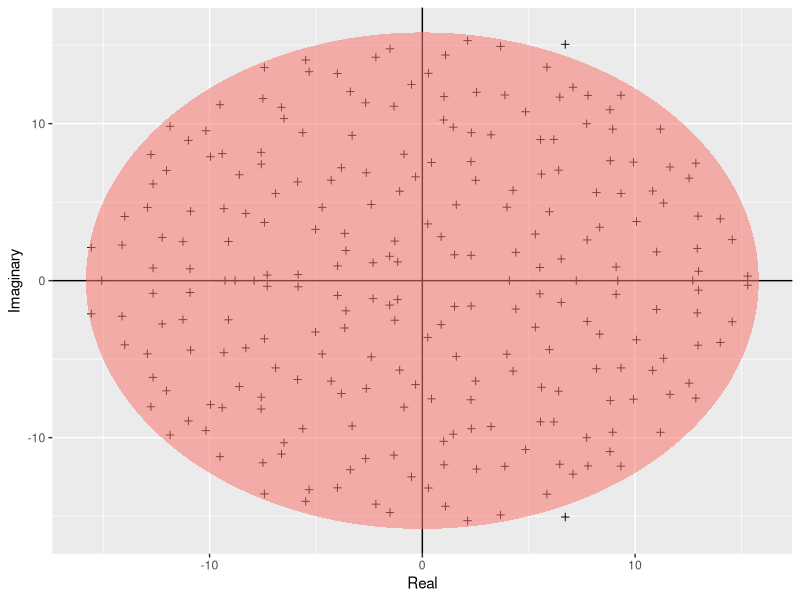

The R script that drew this image: (Note: this script raises an error after producing the figure.)
rm(list = ls())

#AUTHOR: Sarah Dobson
#DATE: 5th November 2021
#DESCRIPTION: This script creates a dataframe and combines the commands for plotting the results of a simulation displaying Girko's Circular Law:
# that the eigenvalues of a matrix of size are approximately contained in a 
#circle in the complex plane with radius. The resulting plot is saved as a pdf file and move to results.

#FUNCTIONS:
#build_ellispe - calaculates the ellispe(the predicted bounds of the eigenvalues)

#ARGUMENTS:
#hradius - lenght of the horizontal radius
#vradius - length of the vertical radius 



require(ggplot2)

###### Calculate the ellipse ####

build_ellipse <- function(hradius, vradius){ # function that returns an ellipse
  npoints = 250
  a <- seq(0, 2 * pi, length = npoints + 1)
  x <- hradius * cos(a)
  y <- vradius * sin(a)  
  return(data.frame(x = x, y = y))
}

########Building a dataframe to plot the ellispe##################

N <- 250 # Assign size of the matrix

M <- matrix(rnorm(N * N), N, N) # Build the matrix

eigvals <- eigen(M)$values # Find the eigenvalues

eigDF <- data.frame("Real" = Re(eigvals), "Imaginary" = Im(eigvals)) # Build a dataframe

my_radius <- sqrt(N) # The radius of the circle is sqrt(N)

ellDF <- build_ellipse(my_radius, my_radius) # Dataframe to plot the ellipse

names(ellDF) <- c("Real", "Imaginary") # rename the columns


#######Plotting the Diagram######## 

# plot the eigenvalues
p <- ggplot(eigDF, aes(x = Real, y = Imaginary))+
  geom_point(shape = I(3)) +
  theme(legend.position = "none") +
 geom_hline(aes(yintercept = 0)) + geom_vline(aes(xintercept = 0)) + # now add the vertical and horizontal lines
 geom_polygon(data = ellDF, aes(x = Real, y = Imaginary, alpha = 1/20, fill = "red"))# finally, add the ellipse


p

#######save plot as a pdf file and move to results###############
pdf("../results/Girko.pdf", 11.7, 8.3)
print(p)

graphics.off()


print("Script complete!")
